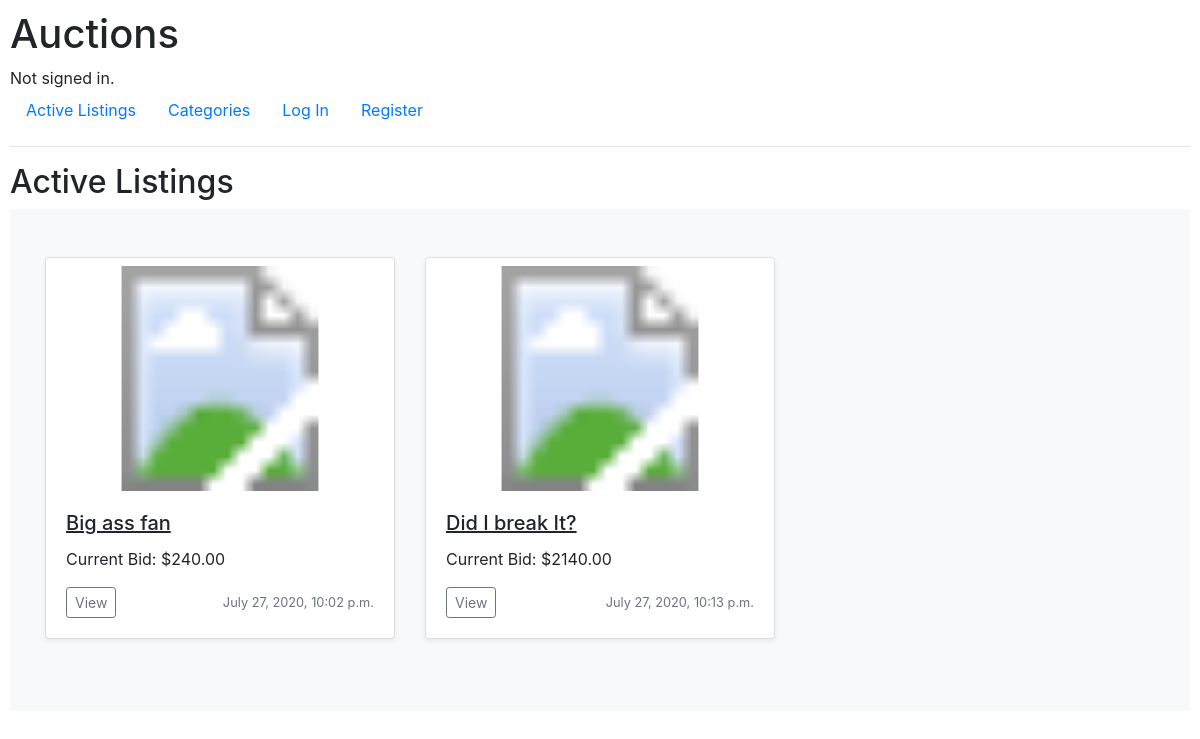
/, run on an earlier commit of the app's database.
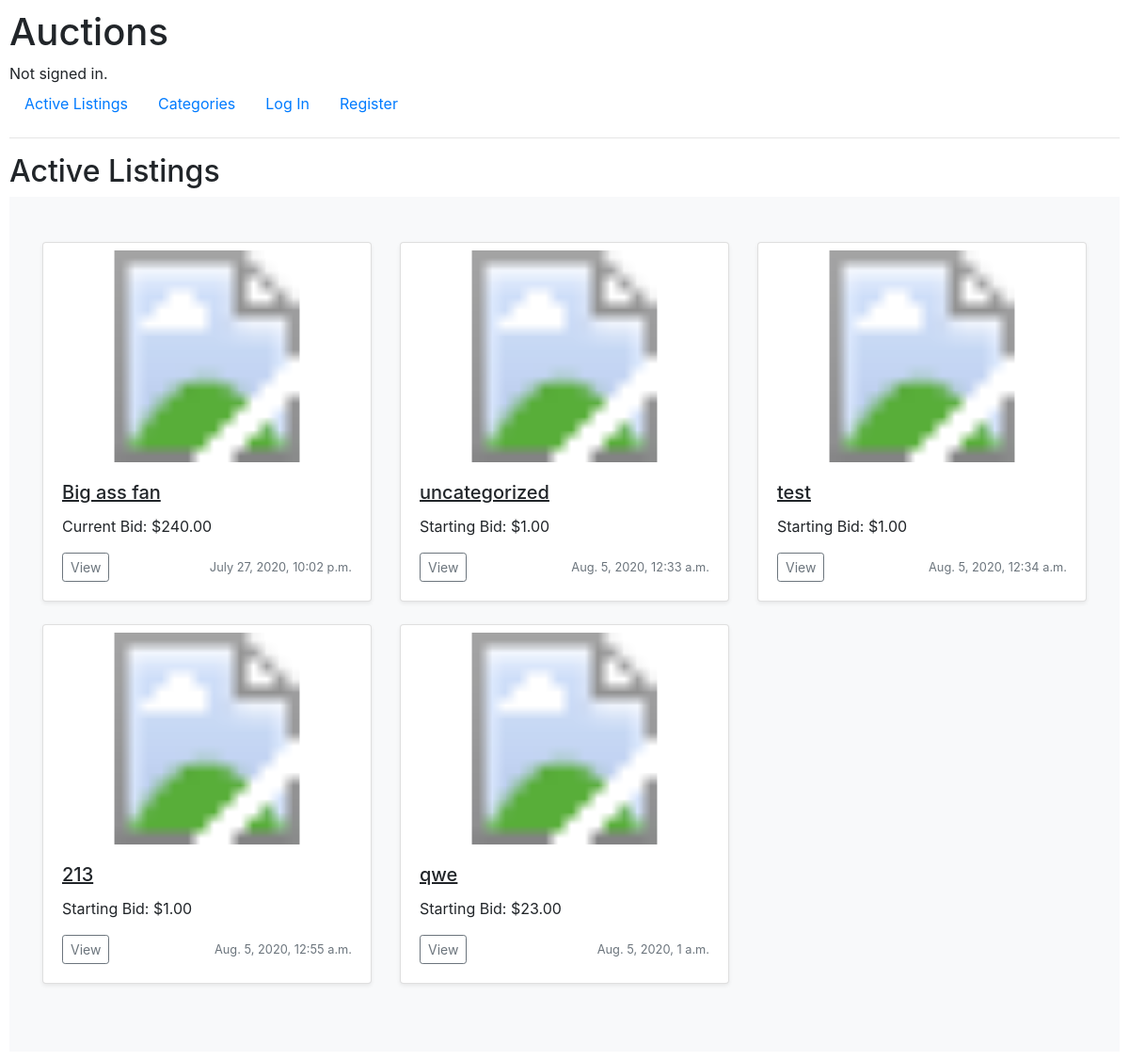
And on a later commit of the database.
### auctions/models.py (models this page shows, shortened)
class Listing(models.Model):
    title           = models.CharField(max_length=100)
    description     = models.CharField(max_length=500)
    date            = models.DateTimeField(auto_now_add=True)
    starting_price  = models.DecimalField(max_digits=11, decimal_places=2)                      # highest sold item in the world was 450million, so 11 digits should suffice
    owner           = models.ForeignKey(User, on_delete=models.CASCADE, related_name="owner")
    image           = models.URLField(blank=True) # Default max_length=200
    status          = models.BooleanField(default=True)
    category        = models.ForeignKey(Categories, null=True, related_name="listing_category", on_delete=models.SET_NULL)

class Bid(models.Model):
    user    = models.ForeignKey(User, on_delete=models.CASCADE, related_name="bid_user")
    listing = models.ForeignKey(Listing, on_delete=models.CASCADE, related_name="bid_listing")
    bid     = models.DecimalField(max_digits=11, decimal_places=2)

### auctions/views.py (the view)
# urls.py: path("", views.index, name="index"),
def index(request):
    active_listings = Listing.objects.filter(status="True")
    return render(request, "auctions/index.html", {
        "active_listings": active_listings
    })

### auctions/templates/auctions/index.html (shortened to what this page needs)
{% extends "auctions/layout.html" %}
{% block body %}
    <h2>Active Listings</h2>
    <div class="album py-5 bg-light">
        <div class="container">
            <div class="row">
            {% for listing in active_listings %}
                    <div class="col-md-4">
                        <div class="card mb-4 shadow-sm">
                            <svg class="mt-2 bd-placeholder-img card-img-top" width="100%" height="225" xmlns="http://www.w3.org/2000/svg" preserveAspectRatio="xMidYMid slice" focusable="false" role="img" aria-label="Listing Image">
                                <title>{{ listing.title }}</title>
                                <a href="{% url 'listing' listing.id %}"><image href=" {% if listing.image %}{{ listing.image }}{% else %}https://makitweb.com/demo/broken_image/images/noimage.png{% endif %}" width="100%" height="225"/></a>
                            </svg>
                            <div class="card-body">
                                <h5 class="card-title"><u>{{ listing.title }}</u></h5>
                                <p class="card-text">
                                    {% if listing.bid_listing.all %}
                                        Current Bid: ${{ listing.bid_listing.all.first.bid }}
                                    {% else %}
                                        Starting Bid: ${{ listing.starting_price }}
                                    {% endif %}
                                </p>
                                <div class="d-flex justify-content-between align-items-center">
                                    <div class="btn-group">
                                        <a href="{% url 'listing' listing.id %}" class="btn btn-sm btn-outline-secondary">View</a>
                                    </div>
                                    <small class="text-muted">{{listing.date}}</small>
                                </div>
                            </div>
                        </div>
                    </div>
            {% endfor %}
    </div>
{% endblock %}

What changed in the data, as far as the page shows it:
no longer on this page (row edited): Listing: title "Did I break It?", bid_listing.all.first.bid "2140.00", date "July 27, 2020, 10:13 p.m."
added Listing: title "uncategorized", starting_price "1.00", date "Aug. 5, 2020, 12:33 a.m."
added Listing: title "test", starting_price "1.00", date "Aug. 5, 2020, 12:34 a.m."
added Listing: title "213", starting_price "1.00", date "Aug. 5, 2020, 12:55 a.m."
added Listing: title "qwe", starting_price "23.00", date "Aug. 5, 2020, 1 a.m."
